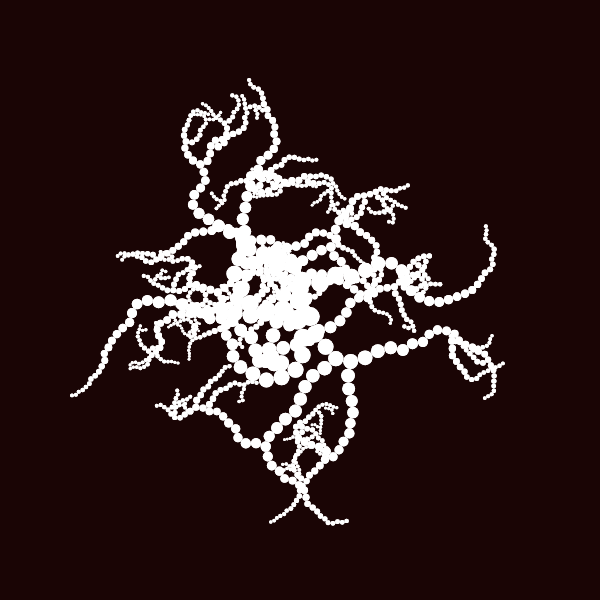
Frame 1 (no input)
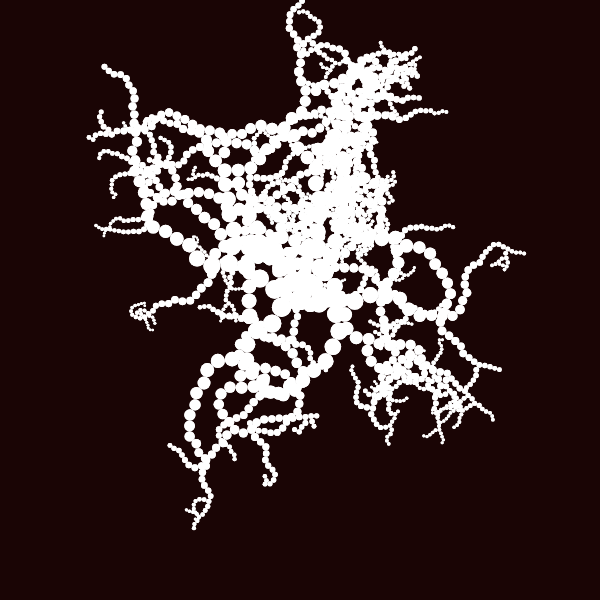
Frame 2 (the mouse pressed at the canvas centre, redrawn once)

The p5.js sketch that drew these frames (run headless with seeded random() and noise() and a simulated clock; the mouse was pressed at the canvas centre and the sketch redrawn once):

// p5.js sketch
// ── sketch.js
let backgroundColor = [360, 80, 10, 1]
let recursionDepth = 30;
let radiusVariance = .1;
let branchingOdds = 0.1;
// Range in degrees to choose the next step direction
let nextStepRange = 90;

let w = 600, h = 600;

function setup() {
  createCanvas(w, h);
  angleMode(DEGREES)
  noLoop();
  noStroke()
}

function draw() {
  translate(width / 2, height / 2);
  colorMode(HSB);
  background(color(backgroundColor));
  let circle = new Circle(new Vector2D(0, 0), 20, new Vector2D(0, 0));
  for (let i = 0; i < 5; i++) {
    startFlow(circle, 0);
  }
}

function getAngleOriginRadius(circle) {
  if (Vector2D.areEqual(circle.origin, circle.center)) {
    return random() * 360;
  }
  return Vector2D.angleBetween(circle.center, circle.origin);
}

function startFlow(circle, recursion) {
  if (recursion > recursionDepth) {
    return;
  }
  if (random() < branchingOdds) {
    let childAngle = getAngleOriginRadius(circle);
    childAngle += 90;
    newCircle = circle.createChild(childAngle)
    startFlow(newCircle, recursion);
  }
  ellipse(circle.center.x, circle.center.y, circle.radius, circle.radius);
  let childAngle = getAngleOriginRadius(circle);
  childAngle += random() * nextStepRange - nextStepRange / 2;
  childCircle = circle.createChild(childAngle);
  ellipse(circle.center.x, circle.center.y, circle.radius, circle.radius);
  // drawContinously(circle, childCircle, childAngle);
  startFlow(circle.createChild(childAngle), recursion + 1);
}

function drawContinously(circle, child, angle){
  let distance = Vector2D.dist(circle.center, child.center);
  let radius = circle.radius - child.radius;
  let tangentPoints = circle.externalTangentsWithCircle(child);
  let path = Vector2.substract(child.center, circle.center)
  let step = Math.round(radiusDiff / distance);
  let n = Math.round(distance);

  let center = circle.center; 
  for(let i = 0, radius = circle.radius - step; i < n; i++, radius -= step){
    ellipse(cir, circle.center.y, circle.radius, circle.radius);
  }
}

class Circle {
  constructor(center, radius, origin) {
    this.center = center;
    this.radius = radius;
    this.origin = origin;
  }

  createChild(angle) {
    let radius = this.radius * (random() * (radiusVariance) + 1 - radiusVariance);
    let center = new Vector2D(
      this.center.x + (radius + this.radius) * cos(angle) / 2,
      this.center.y + (radius + this.radius) * sin(angle) / 2);
    let origin = this.center;
    return new Circle(center, radius, origin);
  }

  externalTangentsWithCircle(circle){
    let lines = this.tangentWithPoint(circle.center);
    let tangents = [Vector2D.parallel(lines[0], circle.radius), 
                    Vector2D.parallel(lines[1], circle.radius)];
  }

  tangentWithPoint(a){
    let distance = Vector2D.dist(this.center, a);
    let theta = atan(this.radius/distance);
    let length = sqrt(distance**2 + this.radius **2);
    let angleCenterCenter = Vector2D.angleBetween(a, this.center);
    let alpha = [angleCenterCenter + theta,
                angleCenterCenter - theta];
    let tangents = [new Vector2D(
                      a.x + cos(alpha[0]) * length,
                      a.y + sen(alpha[0]) * length
                      ),
                    new Vector2D(
                      a.x + cos(alpha[1]) * length,
                      a.y + sen(alpha[1]) * length
                      )]
    return tangents;
  }
}

class Vector2D {
  constructor(x, y) {
    this.x = x;
    this.y = y;
  }
  static angleBetween(a, b) {
    return atan2(a.y - b.y, a.x - b.x);
  }
  static areEqual(a, b) {
    return a.x == b.x && a.y == b.y
  }

  static dist(a, b){
    return Math.sqrt((a.x - b.x)**2 + (a.y - b.y)**2)
  }

  static substract(a, b){
    return new Vector2D(a.x - b.x, a.y - b.y);
  }

  static addition(a, b){
    return new Vector2D(a.x + b.x, a.y + b.y);
  }

  static parallel(a, r){
    
  }
}
